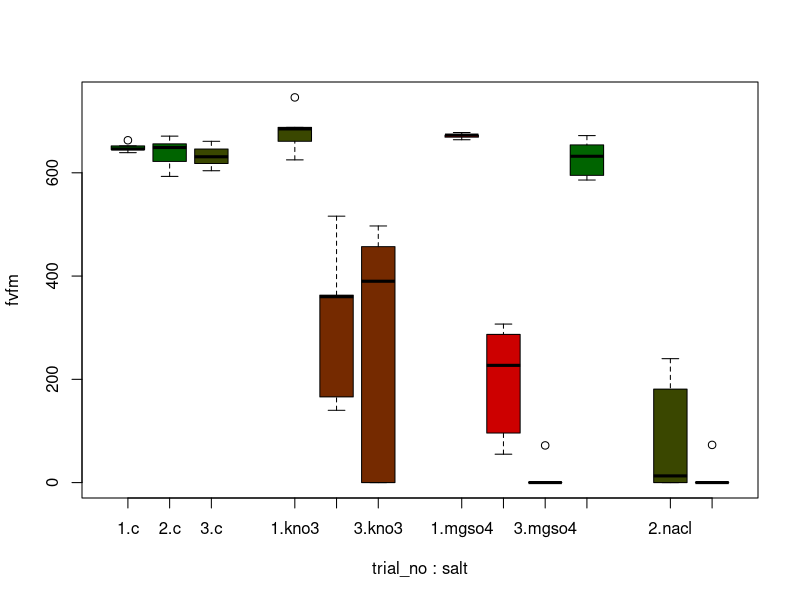

Here is the R script that generated this plot:
##gam flouresence recovery

fvfm <- read.csv("raw_data/gam_fvfm.csv")

# data formatting ---------------------------------------------------------
fvfm$date <- as.Date(fvfm$date, format = "%m/%d/%Y",tz='UTC')
fvfm$id <- as.factor(fvfm$id)
fvfm$trial_no <- as.factor(fvfm$trial_no)
fvfm$fvfm <- as.numeric(fvfm$fvfm)

#merge date and time into datetime object
fvfm$datetime <- with(fvfm, paste(date, time, sep = " "))
fvfm$datetime <- as.POSIXct(fvfm$datetime,tz='UTC', format="%Y-%m-%d %H:%M")

#species subsets
lomves <- fvfm[fvfm$species=="lomves",]
camp <- fvfm[fvfm$species=="camp",]


library(doBy)
lomves_agg <- summaryBy(fvfm ~ salt + drydown_no+datetime, data=lomves, 
                      FUN=mean, keep.names = TRUE)

library(RColorBrewer)
gradient <- colorRampPalette(c("darkgreen", "red3"))
cols <- c(gradient(8)[1],gradient(8)[1],gradient(8)[3],gradient(8)[3],
          gradient(8)[5],gradient(8)[5],gradient(8)[8],gradient(8)[8])

windows()
boxplot(fvfm ~ trial_no*salt, data=lomves, at=c(1,2,3,5,6,7,9,10,11,12,14,15), col=cols)





